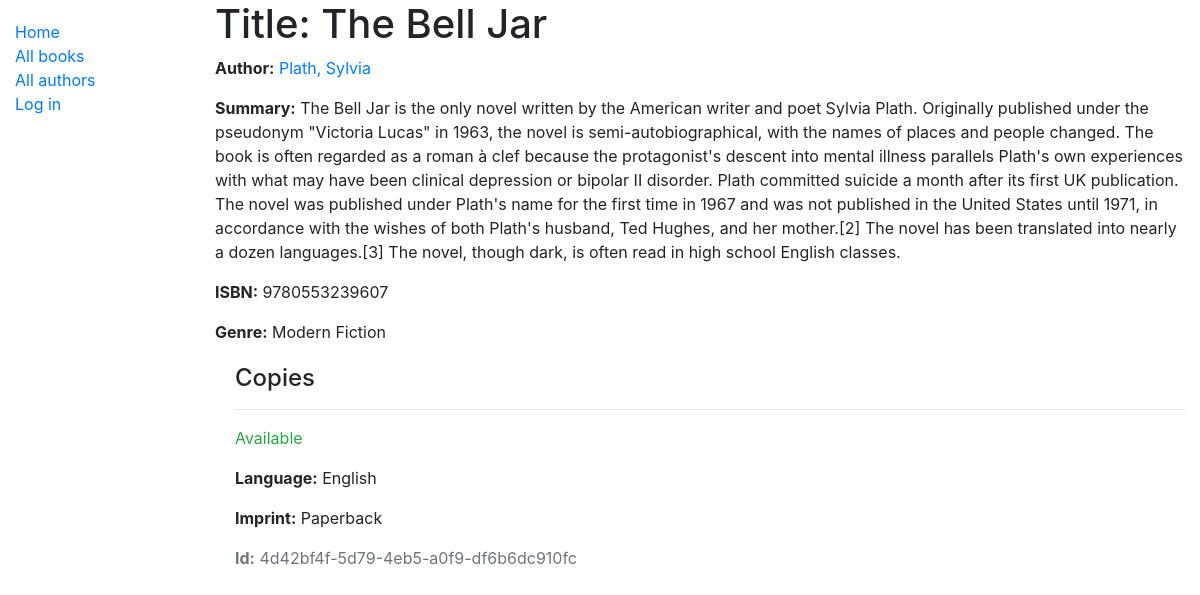
Before: /catalog/book/2/ with the older database file.
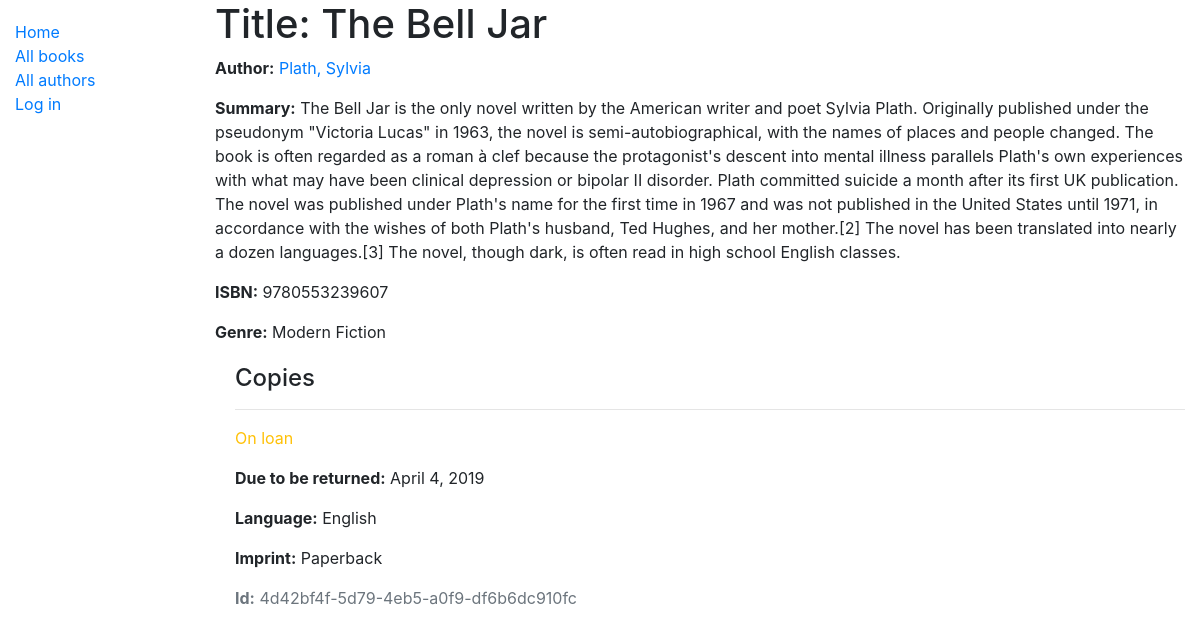
After: the same page with the newer database file.
### catalog/models.py (models this page shows, shortened)
class BookInstance(models.Model):
    id = models.UUIDField(primary_key=True, default=uuid.uuid4, help_text="Unique ID for this particular book at the library.")
    book = models.ForeignKey('Book', on_delete=models.SET_NULL, null=True)
    imprint = models.CharField(max_length=200)
    due_back = models.DateField(null=True, blank=True)
    language = models.ForeignKey('Language', on_delete=models.SET_NULL, null=True)
    borrower = models.ForeignKey(User, on_delete=models.SET_NULL, null=True, blank=True)
    LOAN_STATUS = (
        ('m', 'Maintenance'),
        ('o', 'On loan'),
        ('a', 'Available'),
        ('r', 'Reserved'),
    )
    status = models.CharField(
        max_length=1,
        choices=LOAN_STATUS,
        blank=True,
        default='m',
        help_text='Book availability'
    )
    class Meta:
        ordering = ['due_back']

class Language(models.Model):
    name = models.CharField(max_length=200, help_text="Enter the book's language")
    def __str__(self):
        return self.name

### catalog/views.py (the view)
# urls.py: path('book/<int:pk>/', views.BookDetailView.as_view(), name='book-detail'),
class BookDetailView(generic.DetailView):
    model = Book

### catalog/models.py (called while the page is built)
    def __str__(self):
        return self.name

    def get_absolute_url(self):
        return reverse('author-detail', args=[str(self.id)])

    def __str__(self):
        return f'{self.last_name}, {self.first_name}'

### catalog/templates/catalog/book_detail.html
{% extends "base_generic.html" %}
{% block content %}
  <h1>Title: {{ book.title }}</h1>
  <p><strong>Author:</strong> <a href="{{ book.author.get_absolute_url }}">{{ book.author }}</a></p>
  <p><strong>Summary:</strong> {{ book.summary }}</p>
  <p><strong>ISBN:</strong> {{ book.isbn }}</p>
  <p><strong>Genre:</strong> {% for genre in book.genre.all %} {{ genre }}{% if not forloop.last %}, {% endif %}{% endfor %}</p>
  <div style="margin-left:20px;margin-top:20px">
    <h4>Copies</h4>
    {% for copy in book.bookinstance_set.all %}
      <hr>
      <p class="{% if copy.status == 'a' %}text-success{% elif copy.status == 'm' %}text-danger{% else %}text-warning{% endif %}">{{ copy.get_status_display }}</p>
      {% if copy.status != 'a' %}
        <p><strong>Due to be returned:</strong> {{copy.due_back}}</p>
      {% endif %}
      <p><strong>Language:</strong> {{copy.language}}</p>
      <p><strong>Imprint:</strong> {{copy.imprint}}</p>
      <p class="text-muted"><strong>Id:</strong> {{copy.id}}</p>
    {% endfor %}
  </div>
{% endblock %}

Changed rows visible on the page:
changed BookInstance "Paperback": status "Available" → "On loan"; due_back (not shown) → "April 4, 2019"
